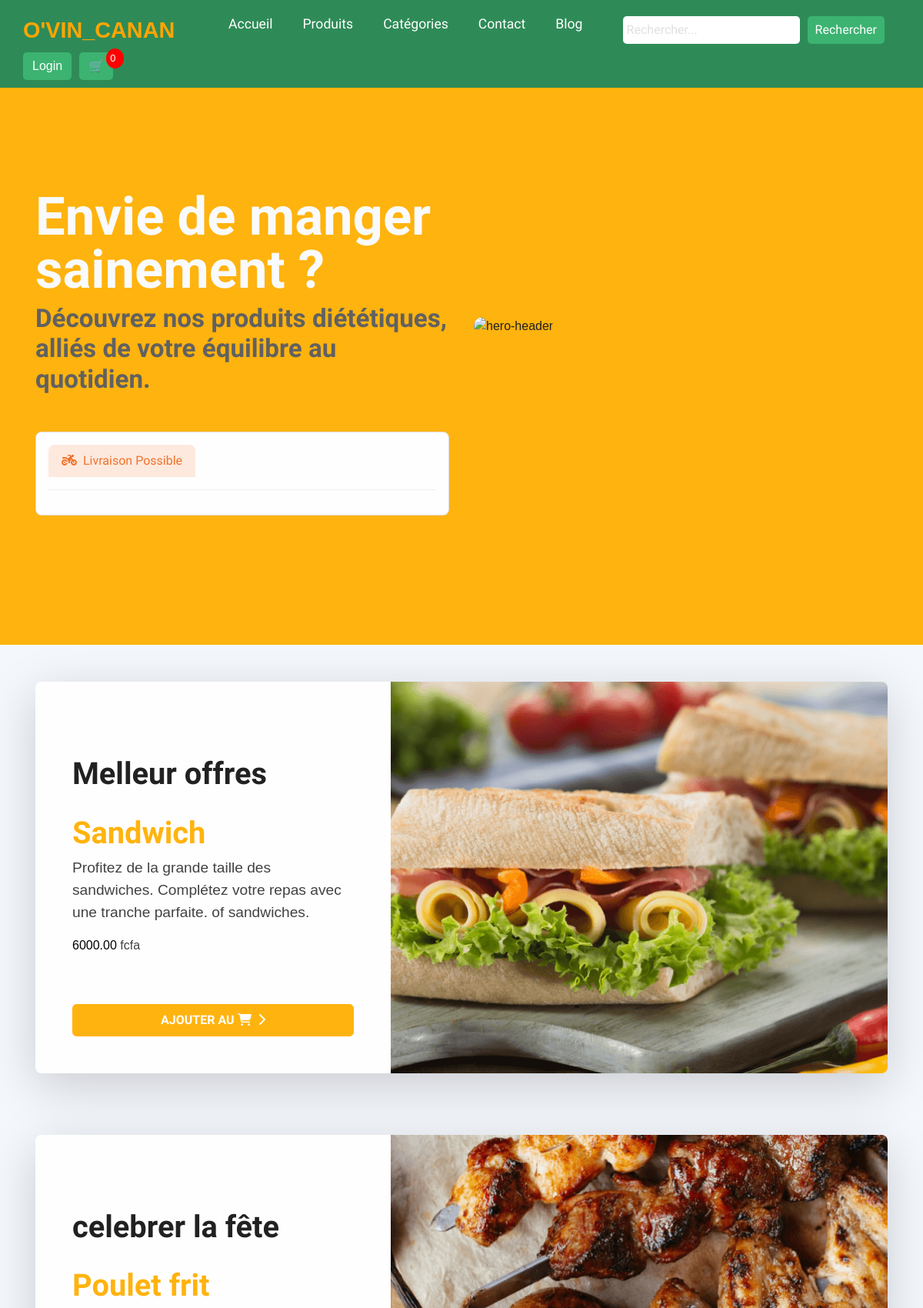
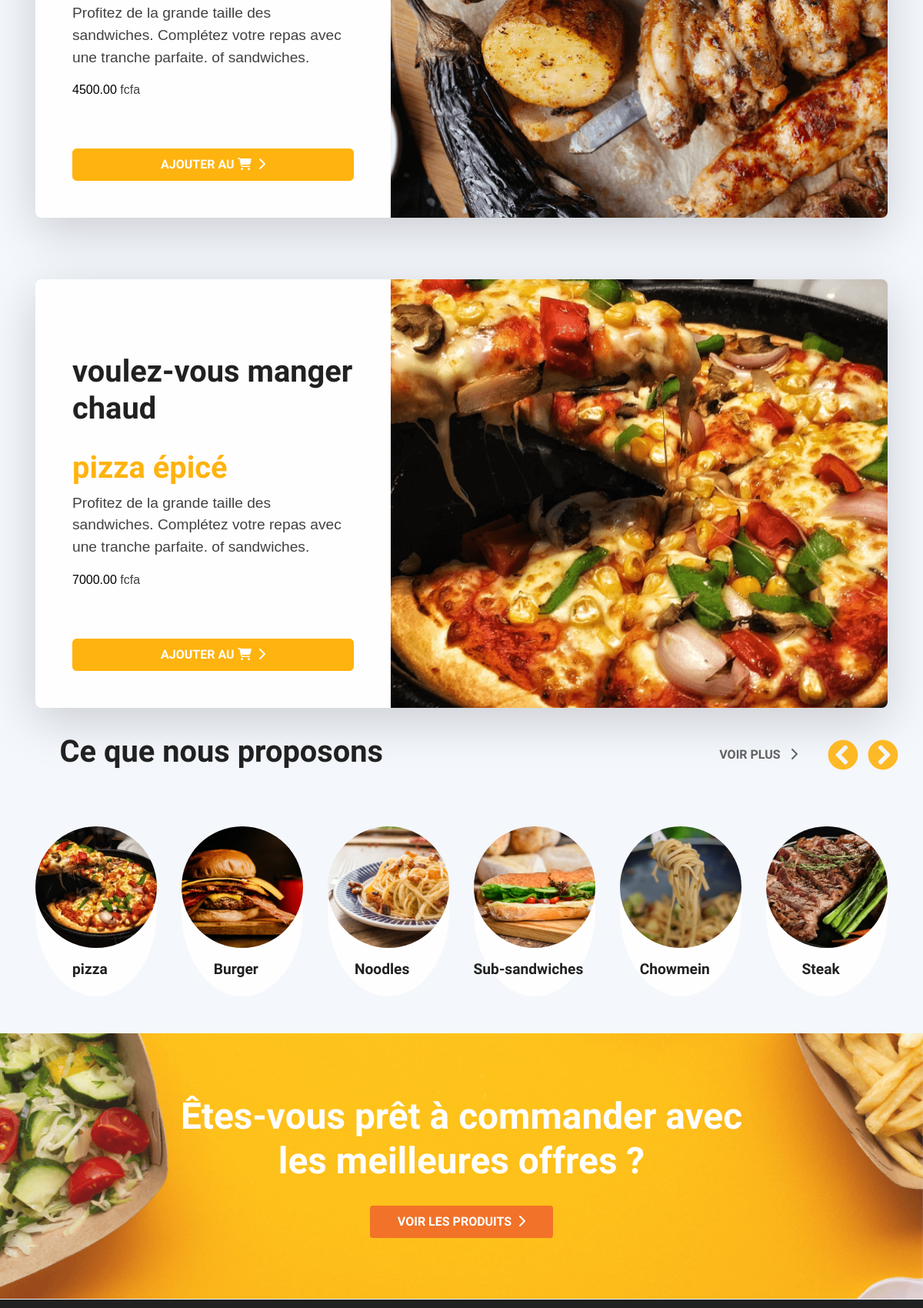
The page / (upper part) on the database its author committed (2 pictures, top to bottom).
### shop/models.py (models this page shows, shortened)
class Product(models.Model):
    name = models.CharField(max_length=200)
    price = models.DecimalField(max_digits=15, decimal_places=2)
    category = models.ForeignKey(Category, related_name='categories', on_delete=models.CASCADE)
    regime = models.ForeignKey(RegimeAlimentaire, related_name='regimes', on_delete=models.CASCADE, null=True)
    smalldescription = models.CharField(max_length=300)
    description = models.TextField()
    photo = models.ImageField(upload_to='images/', null=True, blank=True)
    status = models.CharField(max_length=100)
    produit_frais = models.BooleanField(default=False)
    produit_bio = models.BooleanField(default=False)
    produit_vegan = models.BooleanField(default=False)
    produit_sans_gluten = models.BooleanField(default=False)
    date_creation = models.DateTimeField(auto_now=True)
    class Meta:
        ordering = ['-date_creation']

### shop/views.py (the view)
# urls.py: path('', index, name='shop'),
def index(request):
    produits_sous = Product.objects.filter(status='acceuil')
    return render(request, 'shop/index.html', {'produits_sous': produits_sous})

### shop/templates/shop/index.html (shortened to what this page needs)
{% extends 'shop/base.html' %}
{% load static %}
{% block index %}
     <section class="py-5 overflow-hidden bg-primary" id="home">
        <div class="container">
          <div class="row flex-center">
            <div class="col-md-5 col-lg-6 order-0 order-md-1 mt-8 mt-md-0"><a class="img-landing-banner" href="#!"><img class="img-fluid" src="{% static 'img/gallery/dietetique-transformed.jpeg' %}" alt="hero-header" style="border-radius: 50px;"/></a></div>
            <div class="col-md-7 col-lg-6 py-8 text-md-start text-center">
              <h1 class="display-1 fs-md-5 fs-lg-6 fs-xl-8 text-light">Envie de manger sainement ?</h1>
              <h1 class="text-800 mb-5 fs-4">Découvrez nos produits diététiques, alliés<br class="d-none d-xxl-block" /> de votre équilibre au quotidien.</h1>
              <div class="card w-xxl-75">
                <div class="card-body">
                  <nav>
                    <div class="nav nav-tabs" id="nav-tab" role="tablist">
                      <button class="nav-link active mb-3" id="nav-home-tab" data-bs-toggle="tab" data-bs-target="#nav-home" type="button" role="tab" aria-controls="nav-home" aria-selected="true"><i class="fas fa-motorcycle me-2"></i>Livraison Possible</button>
                    </div>
                  </nav>
                </div>
              </div>
            </div>
          </div>
        </div>
      </section>
    {% for product in produits_sous %}
    <section class="pb-3 pt-5">
        <div class="container">
          <div class="row">
            <div class="col-12">
              <div class="card card-span mb-3 shadow-lg">
                <div class="card-body py-0">
                  <div class="row justify-content-center">
                    <div class="col-md-5 col-xl-7 col-xxl-8 g-0 order-0 order-md-1"><img id="pp{{ product.id }}" class="img-fluid w-100 fit-cover h-100 rounded-top rounded-md-end rounded-md-top-0" src="{{ product.photo.url }}" alt="..." /></div>
                    <div class="col-md-7 col-xl-5 col-xxl-4 p-4 p-lg-5">
                      <h1 class="card-title mt-xl-5 mb-4" id="aa{{ product.id }}">{{ product.smalldescription }}</h1>
                      <h1><span class="text-primary"> {{ product.name }}</span></h1>
                      <p class="fs-1">Profitez de la grande taille des sandwiches. Complétez votre repas avec une tranche parfaite. of sandwiches.</p>
                      <span id="price{{ product.id }}" style="color:black" class="card-text">{{ product.price }}</span> fcfa
                      <div class="d-grid bottom-0"><a class="btn btn-lg btn-primary mt-xl-6 ted" href="#" id="{{ product.id }}">AJOUTER AU <i class="fas fa-shopping-cart"></i><i class="fas fa-chevron-right ms-2"></i></a></div>
                    </div>
                  </div>
                </div>
              </div>
            </div>
          </div>
        </div>
    </section>
    {% endfor %}
      <section class="py-0 overflow-hidden">
        <div class="container">
          <div class="row flex-center mb-6">
            <div class="col-lg-7">
              <h5 class="fw-bold fs-3 fs-lg-5 lh-sm text-center text-lg-start">Ce que nous proposons</h5>
            </div>
            <div class="col-lg-4 text-lg-end text-center"><a class="btn btn-lg text-800 me-2" href="#" role="button">VOIR PLUS <i class="fas fa-chevron-right ms-2"></i></a></div>
            <div class="col-lg-auto position-relative">
              <button class="carousel-control-prev s-icon-prev carousel-icon" type="button" data-bs-target="#carouselSearchByFood" data-bs-slide="prev"><span class="carousel-control-prev-icon hover-top-shadow" aria-hidden="true"></span><span class="visually-hidden">Previous</span></button>
              <button class="carousel-control-next s-icon-next carousel-icon" type="button" data-bs-target="#carouselSearchByFood" data-bs-slide="next"><span class="carousel-control-next-icon hover-top-shadow" aria-hidden="true"></span><span class="visually-hidden">Next</span></button>
            </div>
          </div>
          <div class="row flex-center">
            <div class="col-12">
              <div class="carousel slide" id="carouselSearchByFood" data-bs-touch="false" data-bs-interval="false">
                <div class="carousel-inner">
                  <div class="carousel-item active" data-bs-interval="10000">
                    <div class="row h-100 align-items-center">
                      <div class="col-sm-6 col-md-4 col-xl mb-5 h-100">
                        <div class="card card-span h-100 rounded-circle"><img class="img-fluid rounded-circle h-100" src="{% static 'img/gallery/search-pizza.png' %}" alt="..." />
                          <div class="card-body ps-0">
                            <h5 class="text-center fw-bold text-1000 text-truncate mb-2">pizza</h5>
                          </div>
                        </div>
                      </div>
                      <div class="col-sm-6 col-md-4 col-xl mb-5 h-100">
                        <div class="card card-span h-100 rounded-circle"><img class="img-fluid rounded-circle h-100" src="{% static 'img/gallery/burger.png' %}" alt="..." />
                          <div class="card-body ps-0">
                            <h5 class="text-center fw-bold text-1000 text-truncate mb-2">Burger</h5>
                          </div>
                        </div>
                      </div>
                      <div class="col-sm-6 col-md-4 col-xl mb-5 h-100">
                        <div class="card card-span h-100 rounded-circle"><img class="img-fluid rounded-circle h-100" src="{% static 'img/gallery/noodles.png' %}" alt="..." />
                          <div class="card-body ps-0">
                            <h5 class="text-center fw-bold text-1000 text-truncate mb-2">Noodles</h5>
                          </div>
                        </div>
                      </div>
                      <div class="col-sm-6 col-md-4 col-xl mb-5 h-100">
                        <div class="card card-span h-100 rounded-circle"><img class="img-fluid rounded-circle h-100" src="{% static 'img/gallery/sub-sandwich.png' %}" alt="..." />
                          <div class="card-body ps-0">
                            <h5 class="text-center fw-bold text-1000 text-truncate mb-2">Sub-sandwiches</h5>
                          </div>
                        </div>
                      </div>
                      <div class="col-sm-6 col-md-4 col-xl mb-5 h-100">
                        <div class="card card-span h-100 rounded-circle"><img class="img-fluid rounded-circle h-100" src="{% static 'img/gallery/chowmein.png' %}" alt="..." />
                          <div class="card-body ps-0">
                            <h5 class="text-center fw-bold text-1000 text-truncate mb-2">Chowmein</h5>
                          </div>
                        </div>
                      </div>
                      <div class="col-sm-6 col-md-4 col-xl mb-5 h-100">
                        <div class="card card-span h-100 rounded-circle"><img class="img-fluid rounded-circle h-100" src="{% static 'img/gallery/steak.png' %}" alt="..." />
                          <div class="card-body ps-0">
                            <h5 class="text-center fw-bold text-1000 text-truncate mb-2">Steak</h5>
                          </div>
                        </div>
                      </div>
                    </div>
                  </div>
                </div>
              </div>
            </div>
          </div>
        </div>
      </section>
      <section class="py-0">
        <div class="bg-holder" style="background-image:url({% static 'img/gallery/cta-two-bg.png' %});background-position:center;background-size:cover;">
            </div>
            <div class="container">
              <div class="row flex-center">
                <div class="col-xxl-9 py-7 text-center">
                  <h1 class="fw-bold mb-4 text-white fs-6">Êtes-vous prêt à commander avec<br />les meilleures offres ? </h1><a class="btn btn-danger" href="{% url 'produit' %}"> VOIR LES PRODUITS<i class="fas fa-chevron-right ms-2"></i></a>
                </div>
              </div>
            </div>
          </section>
{% endblock index %}

### shop/templates/shop/base.html (style rules this page uses)
body { font-family: Arial, sans-serif; background-color: #f4f7fc; margin: 0; padding-top: 80px; }
* { margin: 0; padding: 0; box-sizing: border-box; }

### rows shown on the page
Product: photo (picture), smalldescription "Melleur offres", name "Sandwich", price "6000.00"
Product: photo (picture), smalldescription "celebrer la fête", name "Poulet frit", price "4500.00"
Product: photo (picture), smalldescription "voulez-vous manger chaud", name "pizza épicé", price "7000.00"
